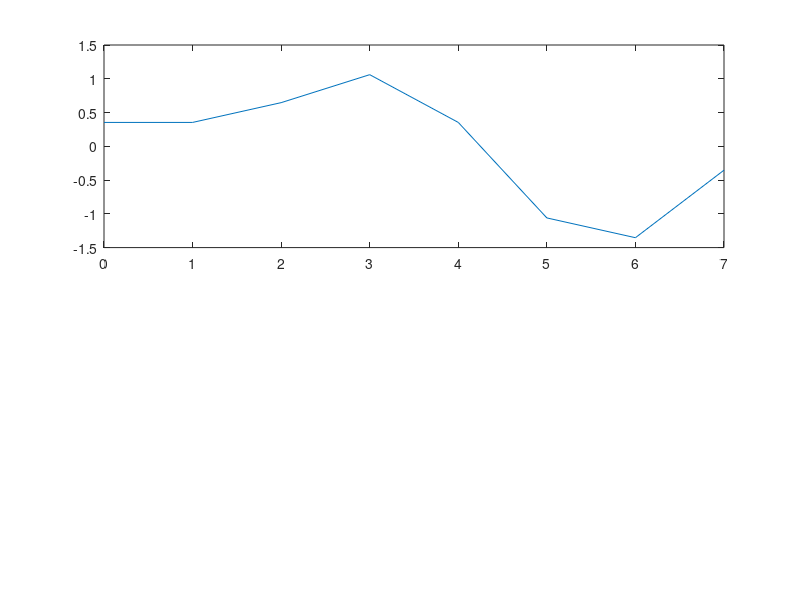
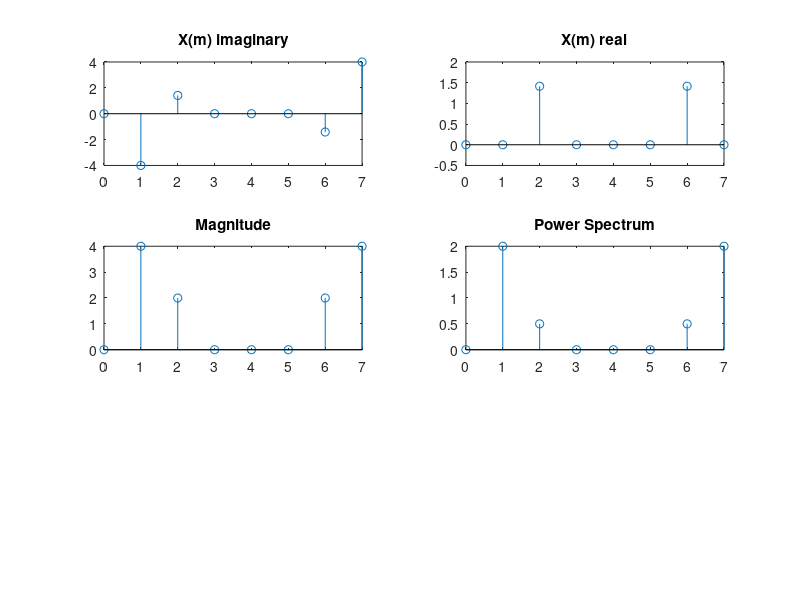

The MATLAB script that drew these images, in order: (Note: this script raises an error after producing the figures.)
clc
clear all
close all

fs=8000;
ts=1/fs;
N=8;
n=0:N-1;
x=sin(2*pi*1000*n*ts) + 0.5*sin(2*pi*2000*n*ts + 3*pi/4);
figure (1)
subplot(2,1,1)
plot(n,x);
X = zeros(N,1);%per X(0)(0) is initialized to  0;0;0;0;0N
X
for m = 1:N
    for n = 1:N
        X(m) = X(m) + x(n)*exp(-2j*pi*(n-1)*(m-1)/N);
    end
end
% disp(X)
n=0:N-1
figure (2)
subplot(3,2,1);
stem(n,imag(X))
title('X(m) imaginary')
subplot(3,2,2);
stem(n,real(X))
title('X(m) real')
subplot(3,2,3);
stem(n,abs(X))
title('Magnitude')
y = abs(X).^2/N;
subplot(3,2,4);
stem(n,y)
title('Power Spectrum')

a = round(imag(X),3);
b = round(real(X),3);
s = atan(a/b);
subplot(3,2,5);
stem(n,rad2deg(s));
title('Phase Spectrum')

% %idft
ln=length(X)
x=zeros(1,ln)

for i=1:ln
    for n=1:ln
        x(i)=x(i)+((1/ln)*X(n)*exp(2*pi*j*(i-1)*(n-1)/ln))
    end
end

n=0:N-1;
figure (3)
subplot(2,1,2);
plot(n,real(x));




